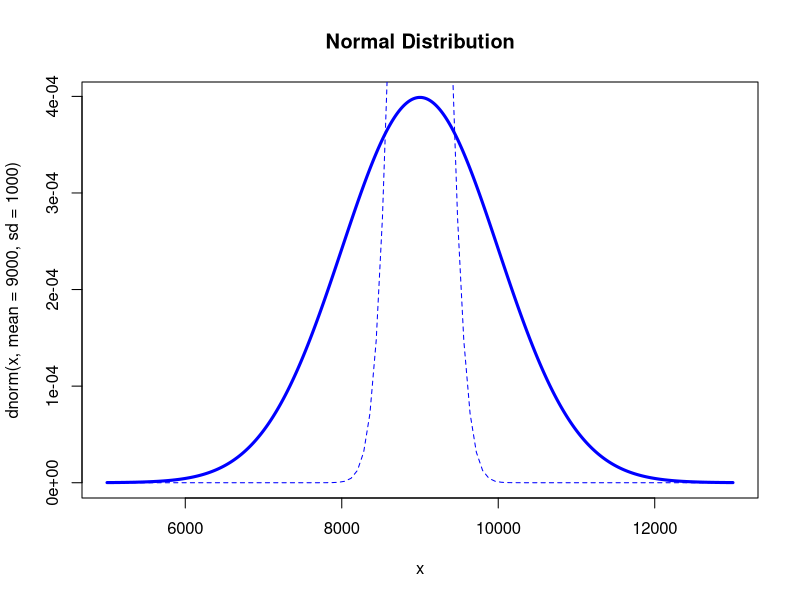

Write the R code that produced this figure.
## ---- chunk 1
x <- seq(5000,13000,length=1000)
plot(x,dnorm(x,mean=9000,sd=1000),type = "l",lty=1,lwd=3,col="blue",main="Normal Distribution")
x <- seq(8000,10000,length=200)
curve(dnorm(x,9000, 258.2),add=TRUE,lty=2,col="blue")
legend(2,.5,legend=c("N(9000,1000)","N(9000, 258)"),lty=1:2,col="blue")
